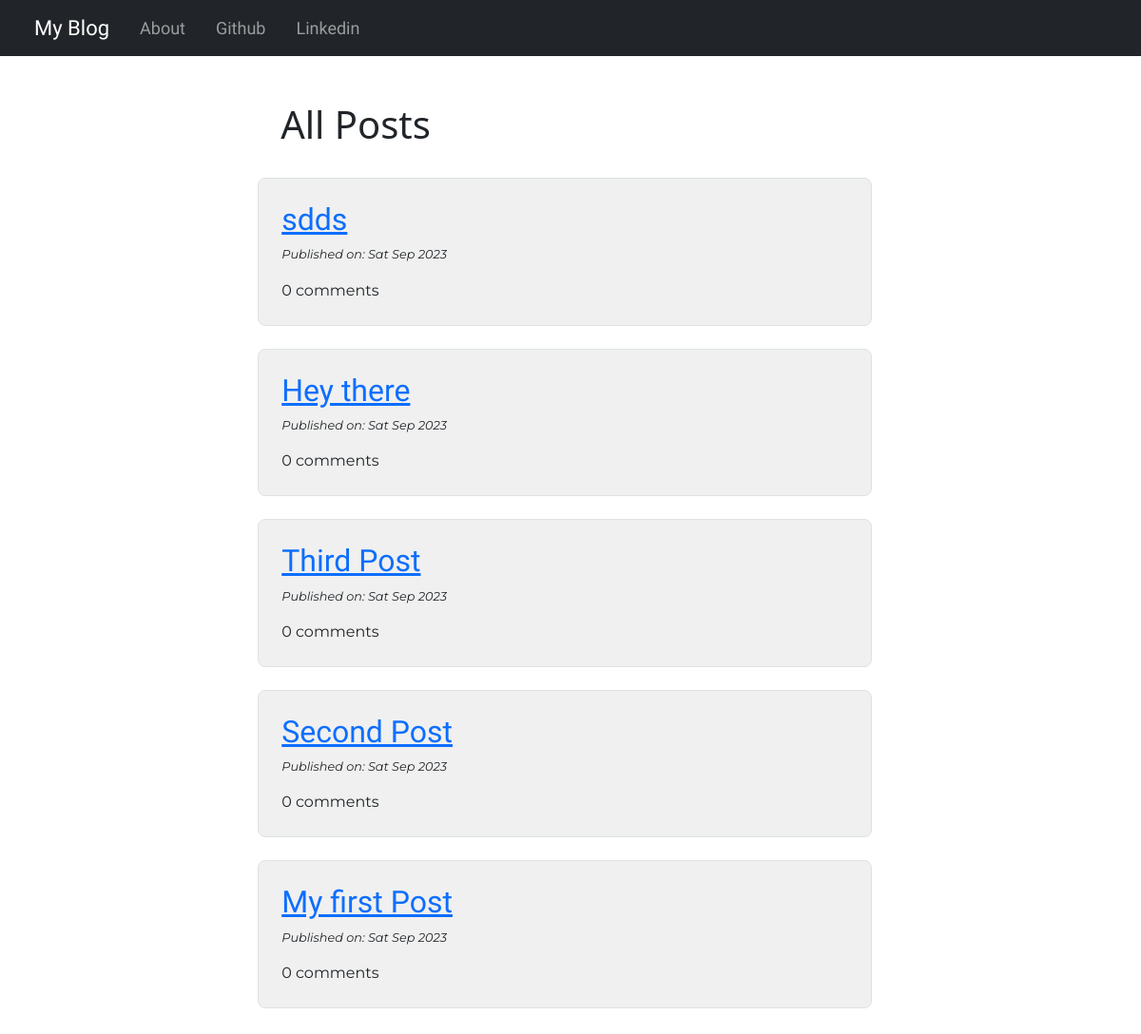
The app's page /, older data.
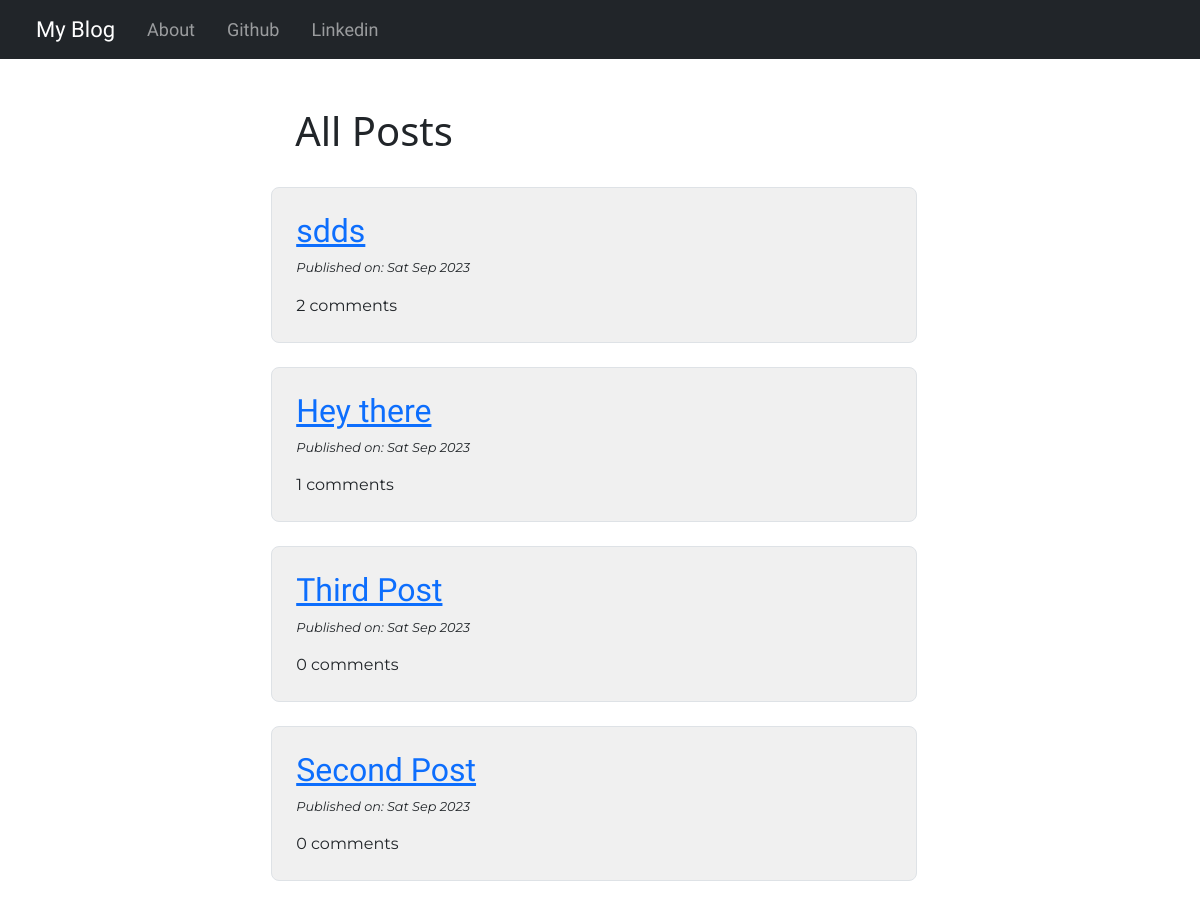
The same page, newer data.
### blog/models.py (models this page shows, shortened)
class Post(models.Model):
    author = models.ForeignKey("auth.User", on_delete=models.CASCADE)
    title = models.CharField(max_length=200)
    text = models.TextField()
    date = models.DateTimeField(default=timezone.now)
    published_date = models.DateTimeField(blank=True, null=True)
    def approve_comments(self):
        return self.comments.filter(approved_comment=True)

### blog/views.py (the view)
# urls.py: path('', views.PostListView.as_view(), name='post_list'),
class PostListView(ListView):
    model = Post
    def get_queryset(self):
        return Post.objects.filter(published_date__lte = timezone.now()).order_by('-published_date')

### blog/templates/blog/post_list.html
{% extends 'blog/base.html' %}
{% block body_block %}
    <div class="container my-5" style="width:60%;">
        <h1 class="mx-4">All Posts</h1>
        <br>
        {% for post in post_list %}
        <div class="px-4 pt-4 pb-2 mb-4 shadow-4 rounded-3 centerstage border" style="background-color:hsl(0, 0%, 94%);">
            <div>
                <h3 class="listtitleblog loader"><a href="{% url 'blog:post_detail' pk=post.pk %}">{{ post.title }}</a></h3>
            </div>
            <div>
                <p class="listdateblog"><i>Published on: {{ post.published_date|date:"D M Y"}}</i></p>
            </div>
            <div class="comments">
                <p><a href="{% url 'blog:post_detail' pk=post.pk %}"></a>{{ post.approve_comments.count }} comments</p>
            </div>
        </div>
        {% endfor %}
    </div>
{% endblock %}

Row changes from the older to the newer data that the page shows:
removed Post: title "My first Post", published_date "Sat Sep 2023", approve_comments.count "0"
computed for Post "sdds": approve_comments.count "0" → "2"
computed for Post "Hey there": approve_comments.count "0" → "1"
